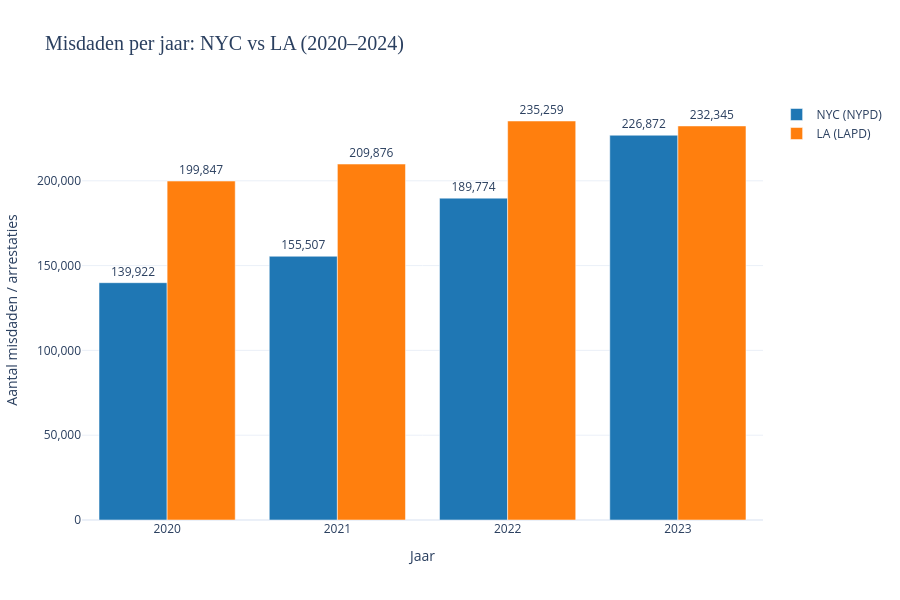

Here is the notebook cell this chart was saved with:
### Markdown cell above
## Visualisaties

### Code cell
nypd_per_jaar = df_nypd.groupby('year').size().reset_index(name='count')
nypd_per_jaar['city'] = 'NYC (NYPD)'

lapd_per_jaar = df_lapd.groupby('year').size().reset_index(name='count')
lapd_per_jaar['city'] = 'LA (LAPD)'

df_combined = pd.concat([nypd_per_jaar, lapd_per_jaar])

jaren = [2020, 2021, 2022, 2023]

nypd_vals = nypd_per_jaar.set_index('year').reindex(jaren)['count']
lapd_vals = lapd_per_jaar.set_index('year').reindex(jaren)['count']

fig = go.Figure()

fig.add_trace(go.Bar(
    x=jaren,
    y=nypd_vals,
    name='NYC (NYPD)',
    marker_color='#1f77b4',
    text=[f'{int(v):,}' for v in nypd_vals],
    textposition='outside'
))

fig.add_trace(go.Bar(
    x=jaren,
    y=lapd_vals,
    name='LA (LAPD)',
    marker_color='#ff7f0e',
    text=[f'{int(v):,}' for v in lapd_vals],
    textposition='outside'
))

fig.update_layout(
    barmode='group',
    title=dict(text='Misdaden per jaar: NYC vs LA (2020–2024)', font=dict(size=20, family='Arial Black')),
    xaxis_title='Jaar',
    yaxis_title='Aantal misdaden / arrestaties',
    xaxis=dict(tickmode='array', tickvals=jaren),
    yaxis=dict(tickformat=','),
    legend=dict(title=''),
    template='plotly_white',
    width=900,
    height=600
)

fig.write_image('misdaden_per_jaar_nyc_vs_la.png', scale=2)
fig.show()

### Figure 1 — Plotly figure (JSON) as saved in the notebook; plotly's stock layout.template omitted (floating-point values rounded to 4 significant figures)
{"data": [{"marker": {"color": "#1f77b4"}, "name": "NYC (NYPD)", "text": ["139,922", "155,507", "189,774", "226,872"], "textposition": "outside", "type": "bar", "x": [2020, 2021, 2022, 2023], "y": [139922, 155507, 189774, 226872]}, {"marker": {"color": "#ff7f0e"}, "name": "LA (LAPD)", "text": ["199,847", "209,876", "235,259", "232,345"], "textposition": "outside", "type": "bar", "x": [2020, 2021, 2022, 2023], "y": [199847, 209876, 235259, 232345]}], "layout": {"barmode": "group", "height": 600, "legend": {"title": {"text": ""}}, "title": {"font": {"family": "Arial Black", "size": 20}, "text": "Misdaden per jaar: NYC vs LA (2020–2024)"}, "width": 900, "xaxis": {"tickmode": "array", "tickvals": [2020, 2021, 2022, 2023], "title": {"text": "Jaar"}}, "yaxis": {"tickformat": ",", "title": {"text": "Aantal misdaden / arrestaties"}}}}
